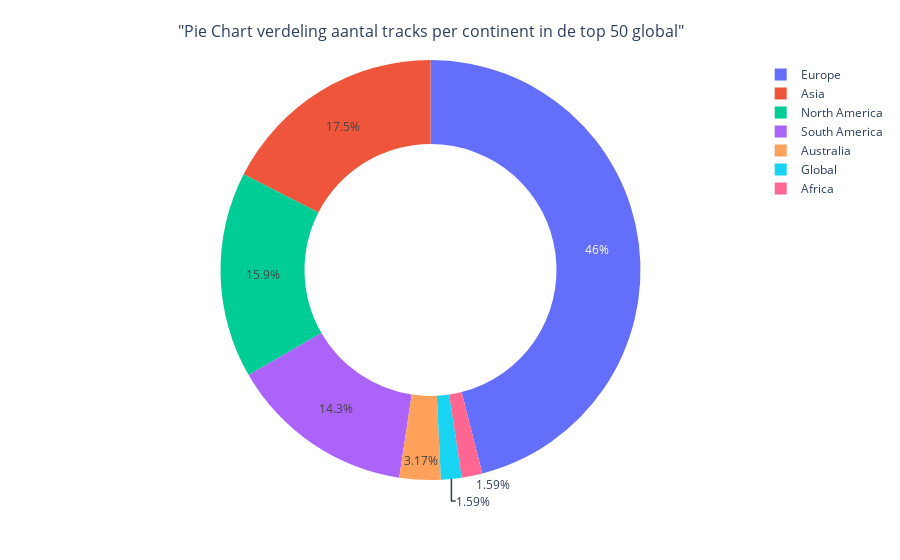

The notebook cell this image was saved under:
### Code cell
# Pie Chart verdeling aantal tracks per continent in de top 50 global
fig = px.pie(data_df, values = 'Rank', names='Continent', hole = 0.6)
fig.update_layout(annotations=[dict(text='"Pie Chart verdeling aantal tracks per continent in de top 50 global"',font_size=16, y=1.1, showarrow=False)])
fig.show()

### Figure 1 — Plotly figure (JSON) as saved in the notebook; plotly's stock layout.template omitted (floating-point values rounded to 4 significant figures; data arrays with more than 128 entries replaced by an {"elided": "..."} marker saying what was removed)
{"data": [{"domain": {"x": [0, 1], "y": [0, 1]}, "hole": 0.6, "hovertemplate": "Continent=%{label}<br>Rank=%{value}<extra></extra>", "labels": {"elided": "3150 str values"}, "legendgroup": "", "name": "", "showlegend": true, "type": "pie", "values": {"elided": "3150 int values"}}], "layout": {"annotations": [{"font": {"size": 16}, "showarrow": false, "text": "\"Pie Chart verdeling aantal tracks per continent in de top 50 global\"", "y": 1.1}], "legend": {"tracegroupgap": 0}, "margin": {"t": 60}}}
